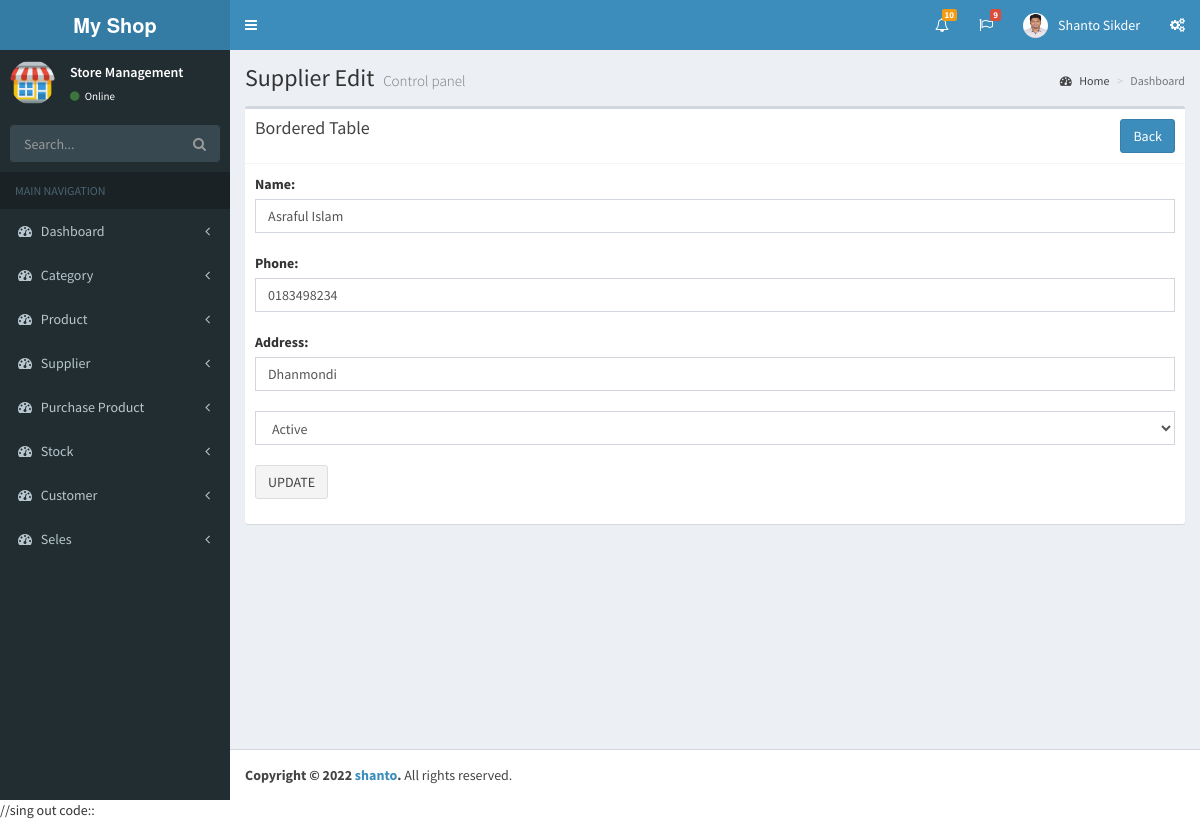
The app's page /supplier_edit.php?id=1 (signed in) with its own data.
### tables this page shows
CREATE TABLE `supplier` (
  `id` int(11) NOT NULL,
  `name` varchar(50) NOT NULL,
  `phone` varchar(20) NOT NULL,
  `address` varchar(100) NOT NULL,
  `status` tinyint(4) NOT NULL
);

### supplier_edit.php (the view, shortened to what this page needs)
 <?php
    $id = $_REQUEST['id'];
  include('php/db_config.php');
    $sql = "SELECT * FROM supplier WHERE id = '$id'";
    $data = $db->query($sql);
    $row = $data->fetch_object();
   ?>
<?php include('layout/header.php') ?>
  <?php include('layout/sideber.php') ?>
  <div class="content-wrapper">
    <section class="content-header">
      <h1>
        Supplier Edit
        <small>Control panel</small>
      </h1>
      <ol class="breadcrumb">
        <li><a href="#"><i class="fa fa-dashboard"></i> Home</a></li>
        <li class="active">Dashboard</li>
      </ol>
    </section>
    <section class="content">
      <div class="row">
        <div class="col-md-12">
          <div class="box">
            <div class="box-header with-border">
              <h3 class="box-title">Bordered Table</h3>
              <a class="btn btn-primary pull-right"href="manage_product.php">Back</a>
            </div>
            <div class="box-body">
              <form method="post">
<div class="form-group">
      <label for="name">Name:</label>
    <br>
    <input type="text" class="form-control" name="name" value="<?php echo $row->name; ?>"><br>
      <label for="text">Phone:</label>
    <br>
    <input type="text" class="form-control" name="phone" value="<?php echo $row->phone; ?>"><br>
    <label for="text">Address:</label>
    <br>
    <input type="text" class="form-control" name="address" value="<?php echo $row->address; ?>"><br>
    <select class="form-control" name="status" id="">
         <option value="1">Active</option>
    </select>
    <br>
    <input type="submit" name="submit" value="UPDATE" class="btn btn-default">
  </form>
            </div>
          </div>
        </div>
      </div>
    </section>
  </div>
 <?php include('layout/footer.php'); ?>

### records on screen
supplier: name "Asraful Islam", phone "0183498234", address "Dhanmondi"
